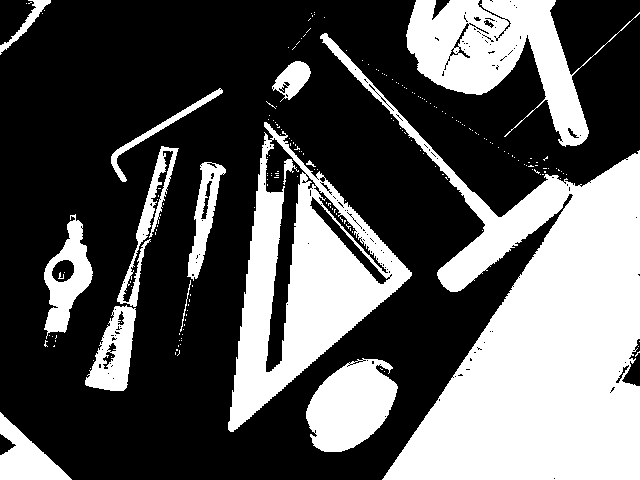
//> input picture Data/Examples/example001.png, 640 x 480 px, given in place of the camera
$ ./Real-Time-Object-2D-Recognition   (built with g++ and OpenCV 4)
//> lines starting //> are read from the running program, lines starting //| are printed output that depends on the picture; after the words box and inside, x2 and y2 are one past the last pixel; in counts of white or black regions, pixels touching at a corner belong together
//> in video, frame is the input picture: 480 rows x 640 cols, CV_8UC3; 35.3% white; 204 white regions (188 under 20 px), largest, box (x1, y1, x2, y2) and area: (320, 33, 640, 480) 54278, (228, 122, 412, 432) 20940, (406, 0, 640, 147) 13298
### knn.h
#pragma once
class knn
{
};

#include <iostream>
#include <string>
#include <vector>
#include <fstream>
#include <algorithm>
#include <map>

using namespace std;

string KNN(vector<vector<double>>& query, int k);

### csv_helper.h
#pragma once
class csv_helper
{
};

#include <fstream>
#include <string>
#include <vector>
#include <map>
#include <set>
using namespace std;


bool writeToFile(std::string file_name, std::string label, std::vector<double> features);
bool writeConfusionMatrix(string file_name, set<string>& labels, map<string, map<string, int>>& cm);
bool readFromFile(std::string file_name, std::vector<std::string>& labels, std::vector<std::vector<double>>& nfeatures);

### knn.cpp
#include "knn.h"
#include "csv_helper.h"

class Data {
public:
	double distance;
	string label;
	vector<double> features;
	Data() {
		distance = 0;
	}
};

// [7 lines left out: function euclideanDistance, not called in this run]

bool cmp(Data& a, Data& b) {
	return a.distance < b.distance;
}

// [20 lines left out: functions manhattanDistance, fillDistances, not called in this run]

string KNN(vector<vector<double>>& query, int k) {

	string fileName = "training_feature_database.csv";
	std::vector<std::string> labels;
	std::vector<std::vector<double>> nfeatures;
	readFromFile(fileName, labels, nfeatures);

	vector<Data> data;

	//filling the distances between all points and test
	fillDistances(query, nfeatures, labels, data);

	//sorting so that we can get the k nearest
	sort(data.begin(), data.end(), cmp);

	if (data[0].distance > 10)
		return "unknown";

	map<string, int> count;
	int max = -1;
	string mode_label;

	for (int i = 0; i < k; i++) {
		count[data[i].label] += 1;
		if (count[data[i].label] > max) {
			max = count[data[i].label];
			mode_label = data[i].label;
		}
		//cout << "label: " << data[i].label << " distance: " << data[i].distance << endl;
	}

	return mode_label;
}

### csv_helper.cpp
#include "csv_helper.h"

/*
* Appends a row to CSV
* std::string file_name: File name of the csv file
* std::string label: Label for the features
* std::vector<double> features: Features to be appended
*/

// [13 lines left out: function writeToFile, not called in this run]

/*
* Writes a confusion matrix to csv
* std::string file_name: File name of the csv file
* set<string> &s: Set of labels
*  map<string, map<string, int>> &cm: Consfusion matrix
*/

// [23 lines left out: function writeConfusionMatrix, not called in this run]

/*
* Read from a CSV file
* std::string file_name: File name of the csv file
* std::vector<std::string> &labels: Number of labels
* std::vector<std::vector<double>> &nfeatures: Trained features
*/


bool readFromFile(std::string file_name, std::vector<std::string> &labels, std::vector<std::vector<double>> &nfeatures) {

	int size = 7;
	std::ifstream file;
	file.open(file_name);
	std::string label;
	std::string element;
	while (getline(file, label, ',')) {

		std::vector<double> features;

		for (int i = 0; i < size - 1; i++) {
			getline(file, element, ',');
			features.push_back(std::stod(element));
		}
		getline(file, element, '\n');
		features.push_back(std::stod(element));
		nfeatures.push_back(features);
		labels.push_back(label);
	}

	file.close();

	return true;
}

### Real-Time-Object-2D-Recognition.cpp
// Real-Time-Object-2D-Recognition.cpp : This file contains the 'main' function. Program execution begins and ends there.
//

#include <opencv2/core/core.hpp>
#include <opencv2/highgui/highgui.hpp>
#include <opencv2/imgproc.hpp>
#include <iostream>
#include <string>
#include <iostream>
#include <filesystem>
#include<cmath>
#include <map>
#include <set>

#include "csv_helper.h"
#include "knn.h"

using namespace cv;
using namespace std;
namespace fs = std::filesystem;

/*
* This class is used to store instances of a region. It has the following attributes:
* int area: area of the region
* int label: label of the region
* int x: coordinate for top left pixel of the region
* int height: height of the region
* int width: width of the region
* Point centroid: centroid of the region
* vec3b color: color of the region
* vector<Point> pixels: All the pixels of the region
*/

class Object {
public:
    int area = 0;
    int label = 0;
    int x = 0;
    int y = 0;
    int height = 0;
    int width = 0;
    cv::Point centroid;
    Vec3b color = Vec3b(0,0,0);
    vector<cv::Point> pixels;
};

/*
* converts filename to image
*
* string image: filename of the image
* returns Mat image
*/

// [7 lines left out: function getImage, not called in this run]

/*
* Computes a thresholded binary image
* Mat src: source image
* returns binary image
*/

Mat getThreshold(const Mat &src) {

    Mat blur;
    cv::bilateralFilter(src, blur, 20, 20*2, 20 / 2);
    Mat thresh(blur.size(), CV_8U);
    for (int i = 0; i < blur.rows; i++) {
        for (int j = 0; j < blur.cols; j++) {

            Vec3b intensity = blur.at<Vec3b>(i, j);
            if (intensity[0] > 50 && intensity[1] > 50 && intensity[2] > 50) {
                thresh.at<uchar>(i, j) = 0;
            }
            else {
                thresh.at<uchar>(i, j) = 255;
            }
        }
    }
    return thresh;
}

/*
* Computes erosion operation
* Mat src: source image
* returns eroded image
*/


Mat getEroded(const Mat &src) {

    int erosion_type = MORPH_RECT;
    int erosion_size = 1;
    Mat element = getStructuringElement(erosion_type, Size(2 * erosion_size + 1, 2 * erosion_size + 1), Point(erosion_size, erosion_size));
    Mat eroded;
    erode(src, eroded, element);
    return eroded;
}

/*
* Computes dilation operation
* Mat src: source image
* returns dilated image
*/

Mat getDilated(const Mat &src) {

    int dilation_type = MORPH_RECT;
    int dilation_size = 1;
    Mat element = getStructuringElement(dilation_type,
        Size(2 * dilation_size + 1, 2 * dilation_size + 1),
        Point(dilation_size, dilation_size));
    Mat dilated;
    dilate(src, dilated, element);
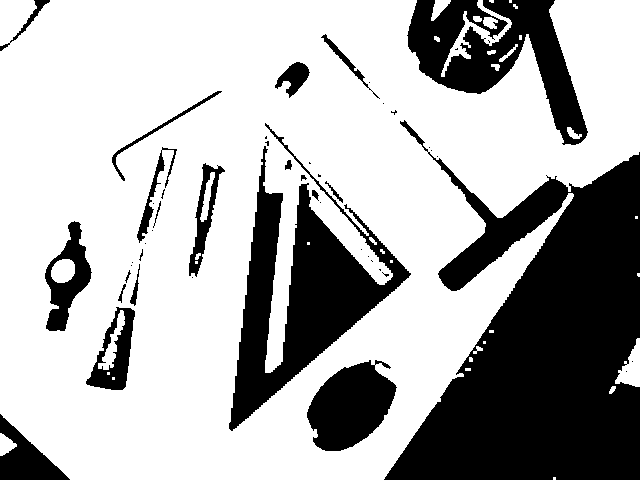
//> dilated: 480 rows x 640 cols, CV_8UC1; 68.6% white; 49 black regions (28 under 20 px), largest, box (x1, y1, x2, y2) and area: (384, 120, 640, 480) 51448, (229, 123, 411, 431) 17906, (407, 0, 588, 145) 11389
    return dilated;
}

/*
* Computes morphological operation
* Mat src: source image
* returns morphed image
*/

Mat getMorphed(const Mat& src) {

    Mat dilated = getDilated(src);
    Mat eroded = getEroded(dilated);
//> in getEroded, `erode(src, eroded, element);`:
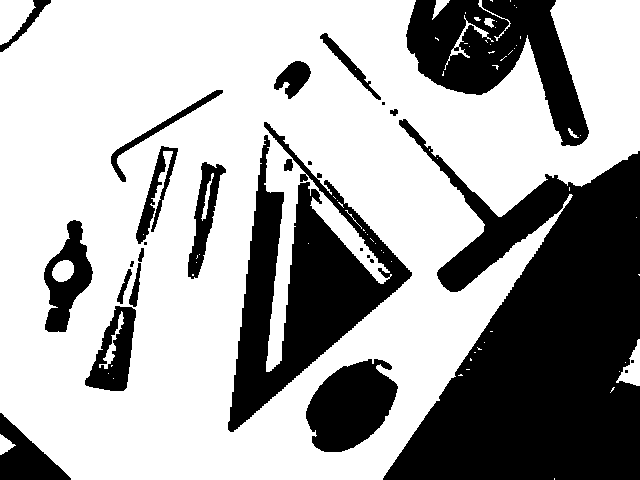
//> eroded: 480 rows x 640 cols, CV_8UC1; 65.4% white; 27 black regions (9 under 20 px), largest, box (x1, y1, x2, y2) and area: (383, 119, 640, 480) 53229, (228, 122, 412, 432) 20470, (406, 0, 589, 146) 12999

    return eroded;
}

/*
* Comparison function for sorting Objects
*/

bool cmp(Object &a, Object &b) {
    return a.area > b.area;
}

/*
* Computes Hu moments features
* Mat src: source image
* map<int, Object> regions: Hashmap of label->Region
* returns features
*/

vector<vector<double>> computeFeatures(Mat &src, map<int, Object> regions) {

    Mat dst = src.clone();
    vector<Moments> mu(regions.size());
    vector<Point2f> mc(regions.size());
    vector<vector<double>> arrayOfhuMoments(regions.size());
    map<string, int>::iterator it;

    int k = 0;
    Scalar green(0, 255, 0);
    Scalar blue(255, 0, 0);

    for (auto const& region : regions)
    {
        if (region.second.area == 0)
            continue;

        vector<Point2f> pix_;
        for (Point p : region.second.pixels) {
            pix_.push_back(Point2f(p.y, p.x));
        }

        RotatedRect box = minAreaRect(cv::Mat(pix_));
        cv::Point2f vertices[4];
        box.points(vertices);

        for (int j = 0; j < 4; ++j)
            cv::line(dst, vertices[j], vertices[(j + 1) % 4], cv::Scalar(255, 0, 0), 1, 8);

        Point p1, p2, p3, p4, k1, k2;
        p1 = (vertices[0] + vertices[1]) / 2;
        p2 = (vertices[2] + vertices[3]) / 2;

        p3 = (vertices[1] + vertices[2]) / 2;
        p4 = (vertices[3] + vertices[0]) / 2;

        double d1 = cv::norm(p1 - p2);
        double d2 = cv::norm(p3 - p4);

        if (d1 > d2) {
            k1 = p1;
            k2 = p2;
        }
        else {
            k1 = p3;
            k2 = p4;
        }

        Moments moment = moments(pix_);
        mu.push_back(moment);

        line(dst, k1, k2, Scalar(0,255,0), 2);

        HuMoments(moment, arrayOfhuMoments[k]);
        for (int j = 0; j < 7; j++) {
            arrayOfhuMoments[k][j] = -1 * copysign(1.0, arrayOfhuMoments[k][j]) * log10(abs(arrayOfhuMoments[k][j]));
        }
        cv::putText(dst, //target image
            to_string(arrayOfhuMoments[k][1]), //text
            region.second.centroid, //top-left position
            cv::FONT_HERSHEY_DUPLEX,
            0.5,
            CV_RGB(118, 185, 0), //font color
            2);
        k++;
    }
    imshow("Features", dst);

    return arrayOfhuMoments;
}

/*
* Computes number of Connected Components
* Mat src: source image
* Mat target: Image on which the segmented images are superimposed
* map<int, Object> regions: Hashmap of label->Region
* int N: Number of connected components required
* returns features
*/

Mat getConnectedComponents(const Mat &src, const Mat &target, map<int, Object> &regions, int N) {
//> called with N = 1

        Mat labels, stats, centroids;
        Mat dst = Mat::zeros(target.rows, target.cols, CV_8UC3);
        int comps = connectedComponentsWithStats(src, labels, stats, centroids, 4);
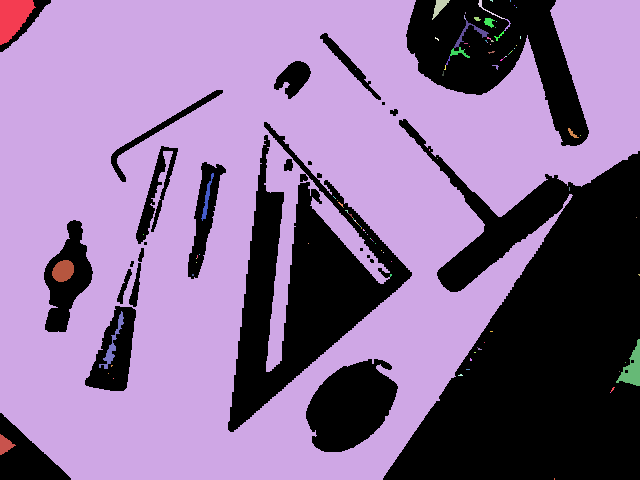
//> labels: 480 rows x 640 cols, CV_32SC1; 112 distinct labels, from 0 to 111; one colour per label, 0 black
//> stats = 112 rows, first 6: [0, 0, 640, 480, 106244], [0, 0, 36, 45, 1033], [0, 0, 640, 480, 197527], [432, 0, 18, 20, 149], [478, 0, 27, 19, 59], [490, 0, 3, 2, 4]; centroids = 112 pairs, first value 4.84 to 638.7, second value 0.25 to 478.5; comps = 112

        //cout << "Number of components: " << comps << endl;
        vector<Object> objects;

        for (int i = 1; i < comps; i++) {

            int area = stats.at<int>(i, cv::CC_STAT_AREA);
            if (area < 1000)
                continue;
            Object object;
            object.area = area;
            object.label = i;
            objects.push_back(object);
        }
//> this loop made 111 passes
//> (area, object.area) on passes 1 to 2: (1033, 1033), (197527, 197527)
//> area on passes 3, 4, 11, 12, 13, 14: 149, 59, 20, 66, 24, 172

        sort(objects.begin(), objects.end(), cmp);

        int min = N < objects.size() ? N : objects.size();

        for (int i = 0; i < min; i++) {

            objects[i].color = Vec3b(rand() % 256, rand() % 256, rand() % 256);
            objects[i].x = stats.at<int>(objects[i].label, cv::CC_STAT_LEFT);
            objects[i].y = stats.at<int>(objects[i].label, cv::CC_STAT_TOP);
            objects[i].width = stats.at<int>(objects[i].label, cv::CC_STAT_WIDTH);
            objects[i].height = stats.at<int>(objects[i].label, cv::CC_STAT_HEIGHT);
            objects[i].centroid = Point(centroids.at<double>(objects[i].label, 0), centroids.at<double>(objects[i].label, 1));
            regions[objects[i].label] = objects[i];
        }

        for (int i = 0; i < dst.rows; i++) {
            for (int j = 0; j < dst.cols; j++) {

                int label = labels.at<int>(i, j);
                regions[label].pixels.push_back(Point(i, j));
                dst.at<Vec3b>(i, j) = regions[label].color;
            }
        }
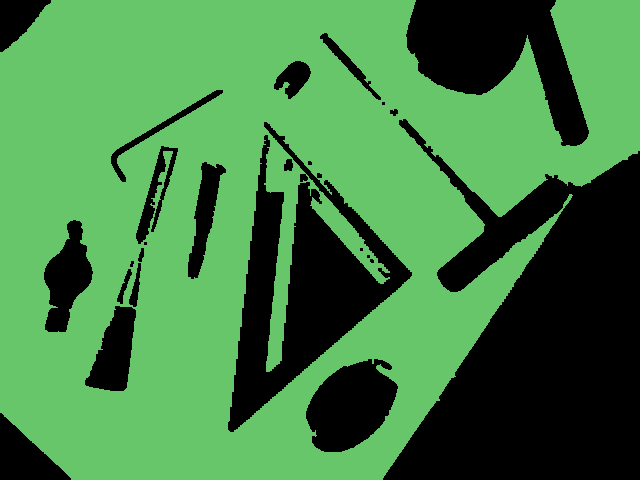
//> dst: 480 rows x 640 cols, CV_8UC3; mean B, G, R 67.5, 127.3, 66.2
        return dst;
}

/*
* Pipeline for the entire processing to compute features
* Mat src: source image
* returns features
*/

vector<vector<double>> pipeline(Mat &src, int N) {

    Mat thresh = getThreshold(src);
    Mat morphed = getMorphed(thresh);
    Mat stats, centroids;
    map<int, Object> objects;
    Mat segmented = getConnectedComponents(morphed, src, objects, N);
//> objects = 112 items
    //imshow("Segmented", segmented);
    vector<vector<double>>  features = computeFeatures(src, objects);
//> the loop in computeFeatures, `for (auto const& region : regions)` made 112 passes
//> k on pass 3: 1
//> pass 3, in computeFeatures, `cv::putText(dst, to_string(arrayOfhuMoments[k][1]), region.second.cent..`:
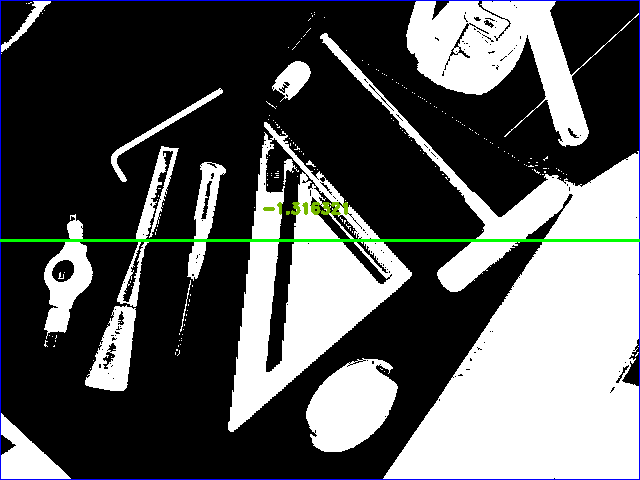
//> dst: 480 rows x 640 cols, CV_8UC3; 1.53% of pixels changed, all inside (x1, y1, x2, y2) = (0, 0, 640, 480)
//> after the loop in computeFeatures, `for (auto const& region : regions)`: k = 1
//> features = 112 items
    //imshow("CC", segmented);
    //waitKey(0);
    return features;

}
/*
* Computes euclidean distance
* vector<double> f1: feature vector 1
* vector<double> f2: feature vector 2
* returns distance
*/
// [8 lines left out: function euclideanDistance, not called in this run]


/*
* Simple classifier using euclidean distance
* vector<vector<double>>  &features: Number of features read from csv
* returns predicted label
*/
// [19 lines left out: function classify, not called in this run]

/*
* Processes the entire object detection in video mode
*/

void video() {

    VideoCapture* capdev;
    capdev = new cv::VideoCapture(0);
    cv::namedWindow("Video", 1); // identifies a window
    cv::Mat frame;
    vector<vector<double>>  features;
    string p_class;

    bool record = false;
    bool playing = false;
    VideoWriter oVideoWriter;

    for (;;) {

        p_class = "No objects Detected";
        *capdev >> frame; // get a new frame from the camera, treat as a stream
        features = pipeline(frame, 1);
//> features = 112 items
        if (features[0].size() != 0)
             p_class = KNN(features, 5);
        cv::putText(frame, //target image
            p_class, //text
            Point(100,100), //top-left position
            cv::FONT_HERSHEY_DUPLEX,
            1,
            CV_RGB(118, 185, 0), //font color
            2);

        if (record) {
            int frames_per_second;
            Size frame_size;
            if (!playing) {
                frames_per_second = 5;
                frame_size = frame.size();
                oVideoWriter.open("ObjectDetection.avi", VideoWriter::fourcc('M', 'J', 'P', 'G'), frames_per_second, frame_size, true);
                playing = true;
                cout << "Recording started" << endl;
            }
            if (playing)

                oVideoWriter.write(frame);
        }
        else
            oVideoWriter.release();

        imshow("Video", frame);
        char key = cv::waitKey(10);
        string name;

        if (key == 'q')
            break;

        if (key == 's') {

            cout << "Name the image: ";
            getline(cin, name);
            imwrite("Results\\" + name + ".jpg", frame);
            cout << name << " saved!" << endl;
        }

        if (key == 't') {

            cout << "Name the training image: ";
            getline(cin, name);
            imwrite("Train_images\\" + name + ".jpg", frame);
            cout << name << " saved!" << endl;

            String label;
            cout << "Label the object: ";
            getline(cin, label);

            string fileName = "training_feature_database.csv";

            if (writeToFile(fileName, label, features[0]))
                cout << "a Successful write " << endl;
        }

        if (key == 'r') {

            record = !record;
            playing = false;

        }
    }

    delete capdev;

}

/*
* Evaulated the classification model
*/

// [31 lines left out: function evaluate, not called in this run]

/*
* Driver code for the program
*/

int main() {

    video();
    //evaluate();

    return(0);

}

$ run again, on Data/Examples/example068.png
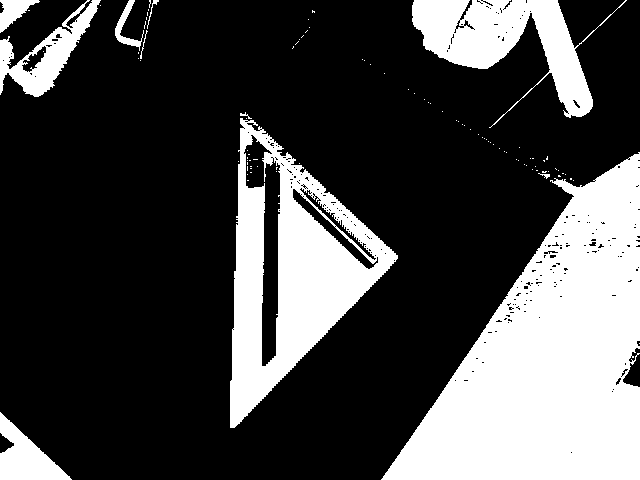
//> input picture Data/Examples/example068.png, 640 x 480 px, given in place of the camera
//> in video, frame is the input picture: 480 rows x 640 cols, CV_8UC3; 27.7% white; 96 white regions (85 under 20 px), largest, box (x1, y1, x2, y2) and area: (381, 152, 640, 480) 47015, (230, 118, 398, 428) 21327, (412, 0, 627, 128) 9885
//> dilated: 480 rows x 640 cols, CV_8UC1; 74.9% white; 25 black regions (18 under 20 px), largest, box (x1, y1, x2, y2) and area: (383, 155, 640, 480) 44923, (231, 119, 397, 427) 18346, (413, 0, 592, 116) 8614
//> eroded: 480 rows x 640 cols, CV_8UC1; 72.8% white; 16 black regions (4 under 20 px), largest, box (x1, y1, x2, y2) and area: (382, 154, 640, 480) 46824, (230, 118, 398, 428) 20666, (412, 0, 593, 117) 9645
//> in getConnectedComponents, `int comps = connectedComponentsWithStats(src, labels, stats, centroids..`:
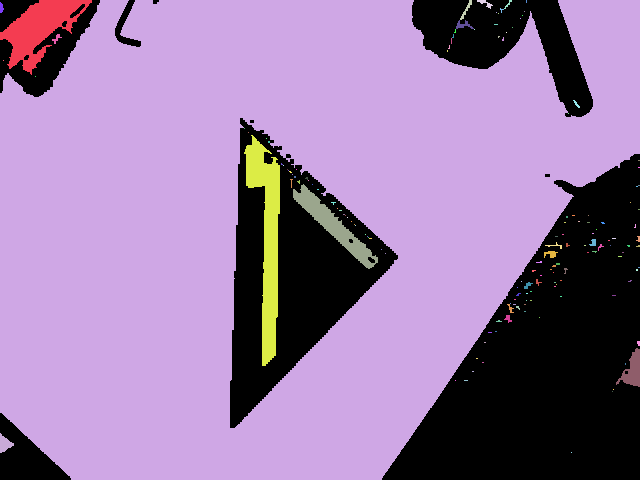
//> labels: 480 rows x 640 cols, CV_32SC1; 151 distinct labels, from 0 to 150; one colour per label, 0 black
//> stats = 151 rows, first 6: [0, 0, 640, 480, 83671], [0, 0, 92, 75, 2967], [0, 0, 640, 480, 213562], [460, 0, 12, 20, 61], [477, 0, 16, 9, 51], [504, 0, 8, 9, 20]; centroids = 151 pairs, first value 1.03 to 638.5, second value 1 to 452; comps = 151
//> the loop in getConnectedComponents, `for (int i = 1; i < comps; i++)` made 150 passes
//> (area, object.area) on passes 1, 2, 33, 50: (2967, 2967), (213562, 213562), (3782, 3782), (1673, 1673)
//> objects = 151 items
//> the loop in computeFeatures, `for (auto const& region : regions)` made 151 passes
//> k on pass 3: 1
//> pass 3, in computeFeatures, `cv::putText(dst, to_string(arrayOfhuMoments[k][1]), region.second.cent..`:
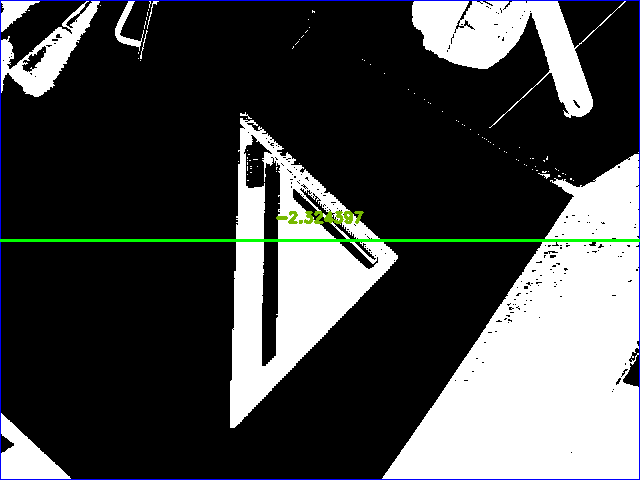
//> dst: 480 rows x 640 cols, CV_8UC3; 1.55% of pixels changed, all inside (x1, y1, x2, y2) = (0, 0, 640, 480)
//> after the loop in computeFeatures, `for (auto const& region : regions)`: k = 1
//> in pipeline, `vector<vector<double>>  features = computeFeatures(src, objects);`: features = 151 items
